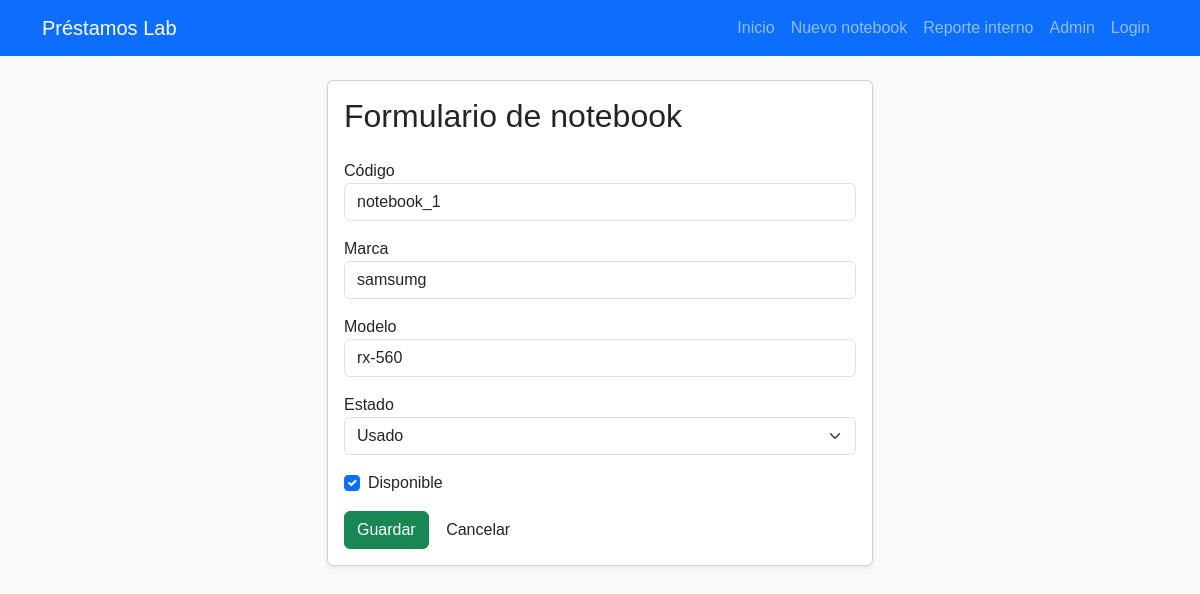
Screenshot of /editar/1/ with the database file from the repository.
### inventario/models.py (models this page shows, shortened)
class Notebook(models.Model):
    ESTADOS = [
        ('nuevo', 'Nuevo'),
        ('usado', 'Usado'),
        ('mantencion', 'En mantención'),
    ]
    codigo = models.CharField(max_length=20, unique=True)
    marca = models.CharField(max_length=50)
    modelo = models.CharField(max_length=50)
    estado = models.CharField(max_length=20, choices=ESTADOS)
    disponible = models.BooleanField(default=True)
    fecha_registro = models.DateTimeField(auto_now_add=True)
    class Meta:
        permissions = [
            ('puede_ver_reporte_interno', 'Puede ver reporte interno'),
        ]

### inventario/views.py (the view, shortened to what this page needs)
# urls.py: path('editar/<int:pk>/', NotebookUpdateView.as_view(), name='notebook_update'),
class NotebookUpdateView(UpdateView):
    model = Notebook
    form_class = NotebookForm
    template_name = 'notebook_form.html'
    success_url = reverse_lazy('notebook_list')

### inventario/forms.py
class NotebookForm(forms.ModelForm):
    class Meta:
        model = Notebook
        fields = ['codigo', 'marca', 'modelo', 'estado', 'disponible']
        widgets = {
            'codigo': forms.TextInput(attrs={'class': 'form-control'}),
            'marca': forms.TextInput(attrs={'class': 'form-control'}),
            'modelo': forms.TextInput(attrs={'class': 'form-control'}),
            'estado': forms.Select(attrs={'class': 'form-select'}),
            'disponible': forms.CheckboxInput(attrs={'class': 'form-check-input'}),
        }

### inventario/templates/notebook_form.html (shortened to what this page needs)
{% extends 'base.html' %}
{% block contenido %}
<div class='row justify-content-center'>
    <div class='col-md-8 col-lg-6'>
        <div class='card shadow-sm'>
            <div class='card-body'>
                <h2 class='card-title mb-4'>Formulario de notebook</h2>
                <form method='post'>
                    <div class='mb-3'>
                        <label for='{{ form.codigo.id_for_label }}' class='form label'>Código</label>
                        {{ form.codigo }}
                    </div>
                    <div class='mb-3'>
                        <label for='{{ form.marca.id_for_label }}' class='form label'>Marca</label>
                        {{ form.marca }}
                    </div>
                    <div class='mb-3'>
                        <label for='{{ form.modelo.id_for_label }}' class='form label'>Modelo</label>
                        {{ form.modelo }}
                    </div>
                    <div class='mb-3'>
                        <label for='{{ form.estado.id_for_label }}' class='form label'>Estado</label>
                        {{ form.estado }}
                    </div>
                    <div class='form-check mb-3'>
                        {{ form.disponible }}
                        <label for='{{ form.disponible.id_for_label }}' class='form check-label'>
                            Disponible
                        </label>
                    </div>
                    <button type='submit' class='btn btn-success'>Guardar</button>
                    <a href='{% url "notebook_list" %}' class='btn btn secondary'>Cancelar</a>
                </form>
            </div>
        </div>
    </div>
</div>
{% endblock %}

### inventario/static/inventario/css/estilos.css (style rules this page uses)
body { font-family: Arial, sans-serif; }

### rows the page displays
Notebook: codigo "notebook_1", marca "samsumg", modelo "rx-560", estado "Usado", disponible "☑"
